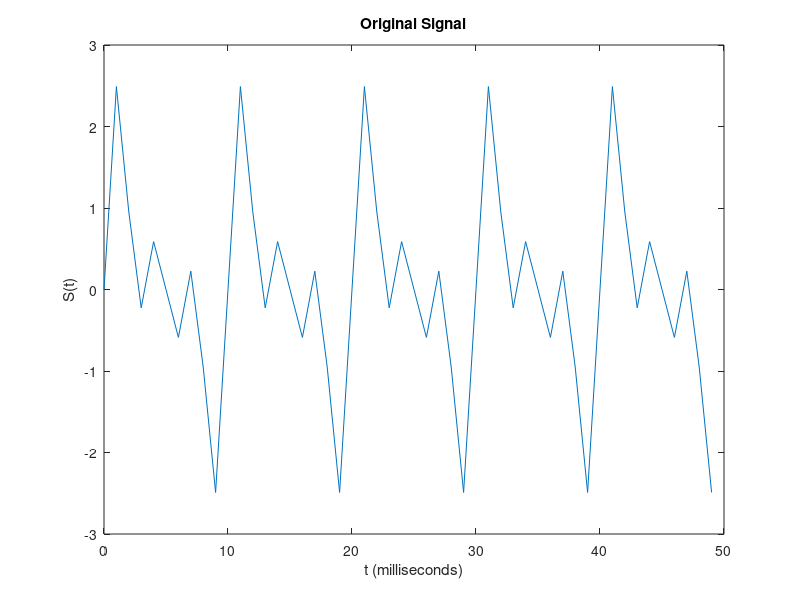
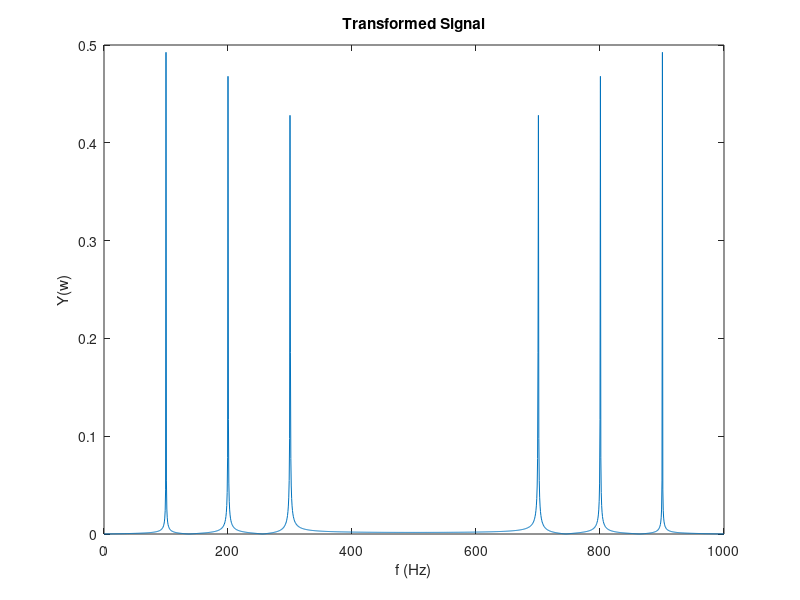

Here is the MATLAB script that generated these plots, in order:
%%IFFT & FFT using FFT OFDM for the sub-caarier signals

fs = 1000; %Sampling frequency 
L = 1500; %Signal duration
t = (0:1500)./fs; % Intervals of sampling period


S = 1*sin(2*pi*100*t) + 1*sin(2*pi*200*t) + 1*sin(2*pi*300*t);

Y = fft(S);
P2 = abs(Y/L);
%P1 = P2(1:L/2+1);
%P1(2:end-1) = 2*P1(2:end-1);
f = fs*(0:L)/L;
figure (1)
plot(1000*t(1:50),S(1:50))
title('Original Signal')
xlabel('t (milliseconds)')
ylabel('S(t)')

figure(2)
plot(f,P2)
title('Transformed Signal')
xlabel('f (Hz)')
ylabel('Y(w)')

%figure(3)
%orig = ifft(Y);
%orig = orig(1:L/2+1);
%plot(1000*t(1:50),orig(1:50))
%title('Original Signal')
%xlabel('t (milliseconds)')
%ylabel('S(t)')


